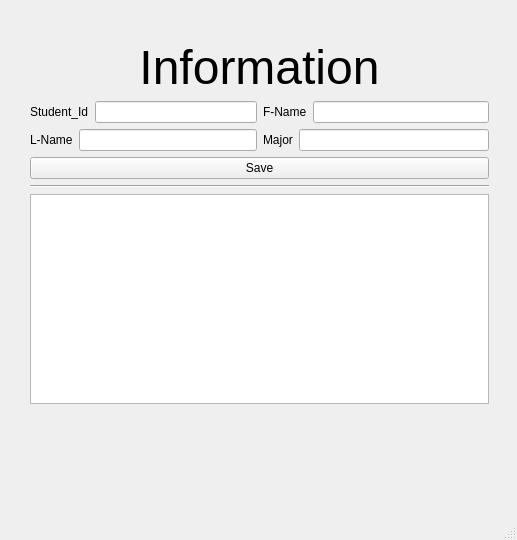
<?xml version="1.0" encoding="UTF-8"?>
<ui version="4.0">
 <class>MainWindow</class>
 <widget class="QMainWindow" name="MainWindow">
  <property name="geometry">
   <rect>
    <x>0</x>
    <y>0</y>
    <width>517</width>
    <height>540</height>
   </rect>
  </property>
  <property name="windowTitle">
   <string>MainWindow</string>
  </property>
  <widget class="QWidget" name="centralwidget">
   <widget class="QWidget" name="">
    <property name="geometry">
     <rect>
      <x>30</x>
      <y>40</y>
      <width>459</width>
      <height>364</height>
     </rect>
    </property>
    <layout class="QVBoxLayout" name="verticalLayout_5">
     <item>
      <layout class="QVBoxLayout" name="verticalLayout_4">
       <item>
        <widget class="QLabel" name="label_5">
         <property name="font">
          <font>
           <pointsize>36</pointsize>
          </font>
         </property>
         <property name="text">
          <string>Information</string>
         </property>
         <property name="alignment">
          <set>Qt::AlignCenter</set>
         </property>
        </widget>
       </item>
       <item>
        <layout class="QVBoxLayout" name="verticalLayout_3">
         <item>
          <layout class="QVBoxLayout" name="verticalLayout_2">
           <item>
            <layout class="QVBoxLayout" name="verticalLayout">
             <item>
              <layout class="QHBoxLayout" name="horizontalLayout_5">
               <item>
                <layout class="QHBoxLayout" name="horizontalLayout">
                 <item>
                  <widget class="QLabel" name="label">
                   <property name="text">
                    <string>Student_Id</string>
                   </property>
                  </widget>
                 </item>
                 <item>
                  <widget class="QLineEdit" name="lineEdit"/>
                 </item>
                </layout>
               </item>
               <item>
                <layout class="QHBoxLayout" name="horizontalLayout_2">
                 <item>
                  <widget class="QLabel" name="label_2">
                   <property name="text">
                    <string>F-Name</string>
                   </property>
                  </widget>
                 </item>
                 <item>
                  <widget class="QLineEdit" name="lineEdit_2"/>
                 </item>
                </layout>
               </item>
              </layout>
             </item>
             <item>
              <layout class="QHBoxLayout" name="horizontalLayout_6">
               <item>
                <layout class="QHBoxLayout" name="horizontalLayout_3">
                 <item>
                  <widget class="QLabel" name="label_3">
                   <property name="text">
                    <string>L-Name</string>
                   </property>
                  </widget>
                 </item>
                 <item>
                  <widget class="QLineEdit" name="lineEdit_3"/>
                 </item>
                </layout>
               </item>
               <item>
                <layout class="QHBoxLayout" name="horizontalLayout_4">
                 <item>
                  <widget class="QLabel" name="label_4">
                   <property name="text">
                    <string>Major</string>
                   </property>
                  </widget>
                 </item>
                 <item>
                  <widget class="QLineEdit" name="lineEdit_4"/>
                 </item>
                </layout>
               </item>
              </layout>
             </item>
            </layout>
           </item>
           <item>
            <widget class="QPushButton" name="pushButton">
             <property name="text">
              <string>Save</string>
             </property>
            </widget>
           </item>
          </layout>
         </item>
         <item>
          <widget class="Line" name="line">
           <property name="orientation">
            <enum>Qt::Horizontal</enum>
           </property>
          </widget>
         </item>
        </layout>
       </item>
      </layout>
     </item>
     <item>
      <widget class="QTableWidget" name="tableWidget"/>
     </item>
    </layout>
   </widget>
  </widget>
  <widget class="QMenuBar" name="menubar">
   <property name="geometry">
    <rect>
     <x>0</x>
     <y>0</y>
     <width>517</width>
     <height>21</height>
    </rect>
   </property>
  </widget>
  <widget class="QStatusBar" name="statusbar"/>
 </widget>
 <resources/>
 <connections/>
</ui>
